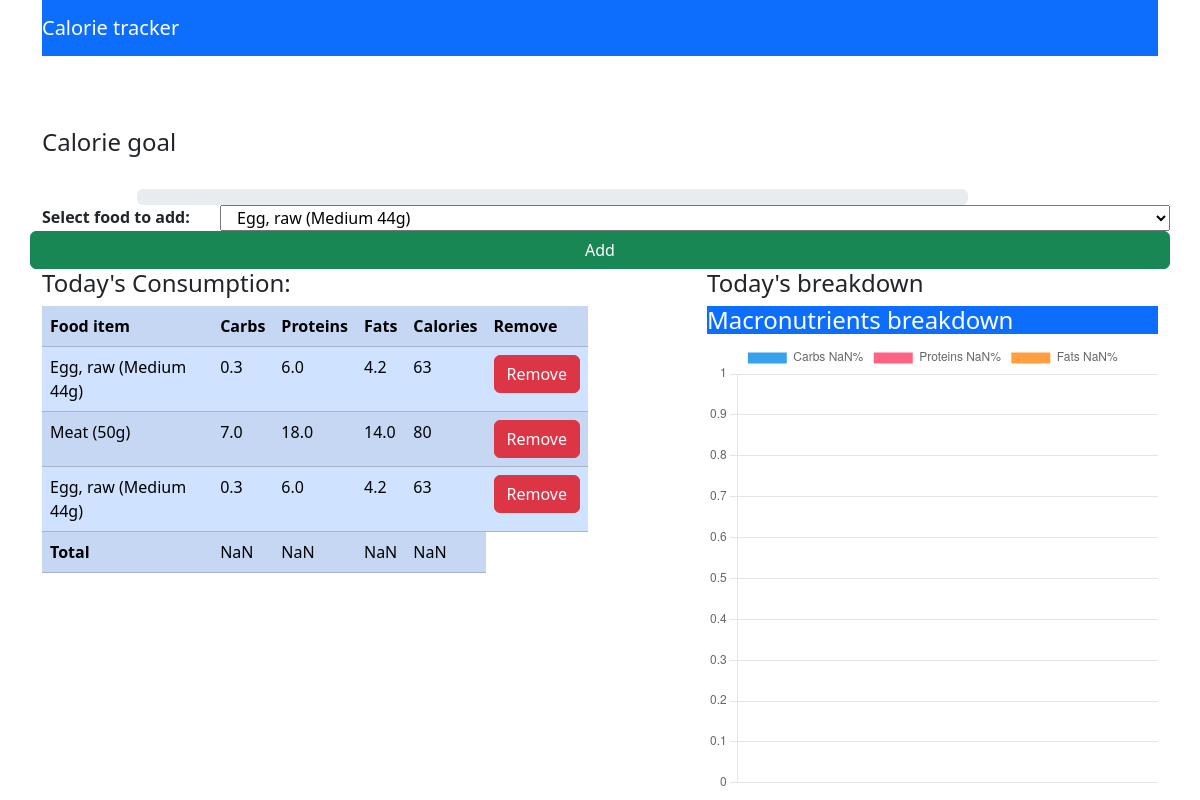
The app's page / (signed in), older data.
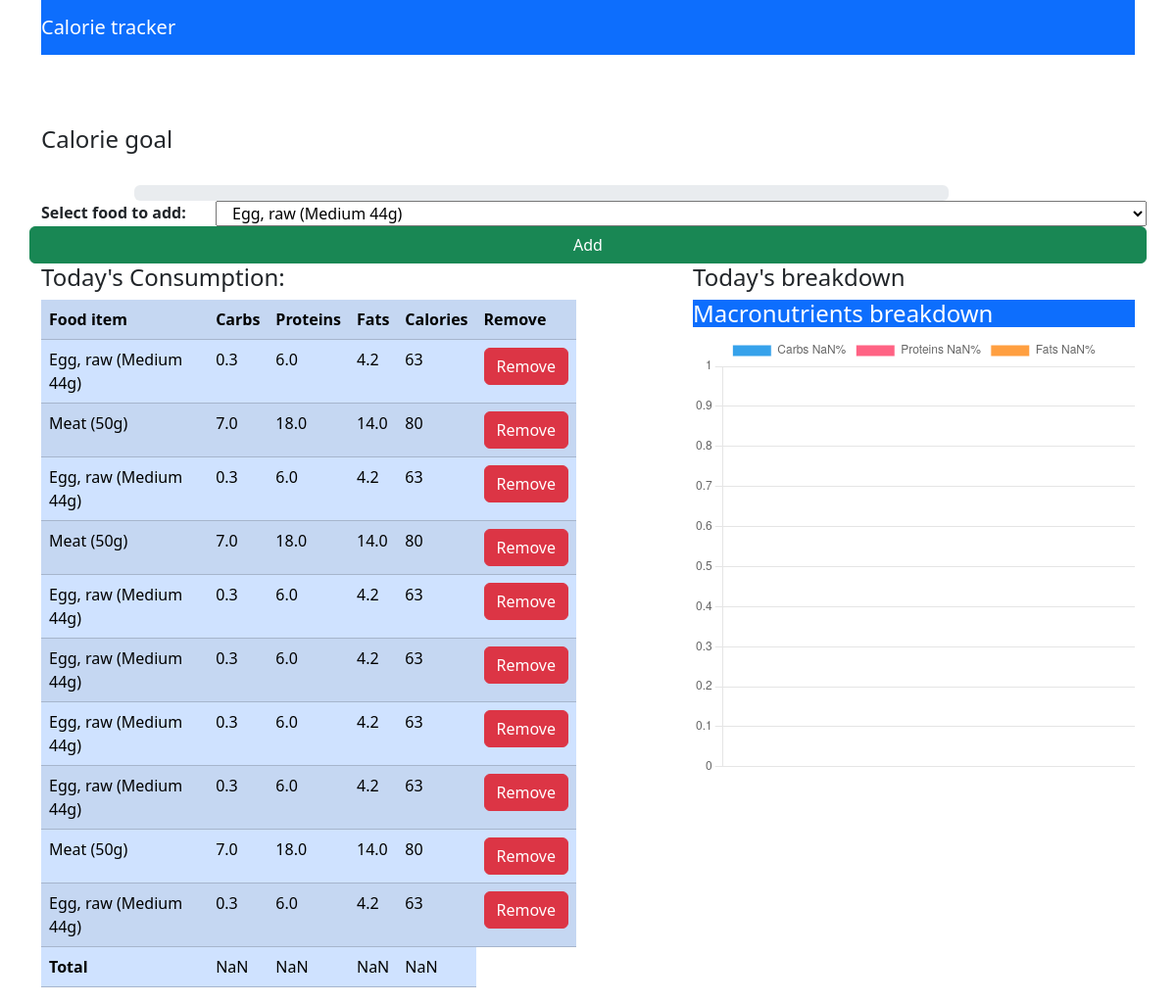
The same page, newer data.
### myapp/models.py (models this page shows, shortened)
class Consume(models.Model):
    user = models.ForeignKey(User, on_delete=models.CASCADE)
    food_consumed = models.ForeignKey(Food, on_delete=models.CASCADE)

class Food(models.Model):
    name = models.CharField(max_length=100)
    carbs = models.FloatField()
    proteins = models.FloatField()
    fats = models.FloatField()
    calories = models.IntegerField()

### myapp/views.py (the view)
# urls.py: path('', views.index, name='index'),
def index(request):
    if request.method == "POST":
        food_consumed = request.POST['food_consumed']
        consume = Food.objects.get(name=food_consumed)
        user = request.user
        consume = Consume(user=user, food_consumed=consume)
        consume.save()
        foods = Food.objects.all()
    else:
        foods = Food.objects.all()
    consumed_food = Consume.objects.filter(user=request.user)
    return render(request, 'index.html', {'foods': foods, 'consumed_food': consumed_food})

### myapp/templates/index.html (shortened to what this page needs)
<!DOCTYPE html>
<html lang="en">
<head>
    <link href="https://cdn.jsdelivr.net/npm/bootstrap@5.3.2/dist/css/bootstrap.min.css" rel="stylesheet">
</head>
<body>
<div class="container">
    <div class="row">
        <div class="col-md-12">
            <nav class="navbar navbar-dark bg-primary">
                <span class="navbar-brand">Calorie tracker</span>
            </nav>
        </div>
    </div>
    <br><br><br>
    <h4>Calorie goal</h4>
    <br>
    <div class="row">
        <div class="col-md-9 offset-1">
    <div class="progress" role="progressbar" aria-label="Basic example" aria-valuenow="50" aria-valuemin="0" aria-valuemax="100">
            </div>
        </div>
    </div>
    <div class="row">
        <div class="col-md-12">
            <form method="POST">
                <div class="form-group row">
                    <label class="col-md-2">
                        <b>Select food to add:</b>
                    </label>
                    <select class="col-md-10" name="food_consumed" id="food_consumed">
                {% for food in foods %}
                  <option value="{{ food.name }}">{{ food.name }}</option>
                {% endfor %}
              </select>
    <button class="btn btn-success" type="submit">Add</button>
                    </div>
            </form>
        </div>
    </div>
    <div class="row">
        <div class="col-md-6">
            <div class="">
                <h4>Today's Consumption:</h4>
            </div>
            <table id="table" class="table table-striped table-primary">
                <tr class="bg-primary text-white">
                    <th>Food item</th>
                    <th>Carbs</th>
                    <th>Proteins</th>
                    <th>Fats</th>
                    <th>Calories</th>
                    <th>Remove</th>
                </tr>
                {% for cons in consumed_food %}
                <tr>
                    <td>{{ cons.food_consumed.name }}</td>
                    <td>{{ cons.food_consumed.carbs }}</td>
                    <td>{{ cons.food_consumed.proteins }}</td>
                    <td> {{ cons.food_consumed.fats }}</td>
                    <td> {{ cons.food_consumed.calories }}</td>
                    <td><a class="btn btn-danger" href="{% url 'delete' cons.id %}">Remove</a></td>
                </tr>
                {% endfor %}
                <tr>
                    <td id="name"><b>Total</b></td>
                    <td id="carbs_total"><b></b></td>
                    <td id="proteins_total"><b></b></td>
                    <td id="fats_total"><b></b></td>
                    <td id="calories_total"><b></b></td>
                </tr>
            </table>
        </div>
        <div class="col-md-5 offset-1">
                <div class="">
                    <h4>Today's breakdown</h4>
                </div>
            <div class="card-header text-white bg-primary">
                <h4>Macronutrients breakdown</h4>
            </div>
            <div class="col-md-12">
          <canvas id="myChart"></canvas>
            </div>
        </div>
    </div>
</div>
</body>
<script>
    var table = document.getElementById('table');
    var carbs = 0;
    var proteins = 0;
    var fats = 0;
    var calories = 0;
    for(var i=1; i<table.rows.length-1; i++){
        console.log(table.rows[i].cells[1].innerHTML);
        carbs += parseFloat(table.rows[i].cells[1].innerHTML);
        carbs = Math.round(carbs);
        proteins += parseFloat(table.rows[i].cells[2].innerHTML);
        proteins = Math.round(proteins);
        fats += parseFloat(table.rows[i].cells[3].innerHTML);
        fats = Math.round(fats);
        calories += parseFloat(table.rows[i].cells[4].innerHTML);
        calories = Math.round(calories);
    }
    console.log(carbs);
    document.getElementById("carbs_total").innerHTML = carbs;
    document.getElementById("proteins_total").innerHTML = proteins;
    document.getElementById("fats_total").innerHTML = fats;
    document.getElementById("calories_total").innerHTML = calories;
    var calPer = (calories/2000) * 100;
    document.getElementsByClassName("progress-bar")[0].setAttribute("style", "width:" + calPer+"%");
    var total = carbs + proteins + fats;
    var carbsP = Math.round((carbs/total) * 100);
    var proteinsP = Math.round((proteins/total) * 100);
    var fatsP = Math.round((fats/total) * 100);
    // starting the chart
    const ctx = document.getElementById('myChart');
      new Chart(ctx, {
        type: 'doughnut',
        data: {
          labels: ['Carbs '+carbsP+'%', 'Proteins '+carbsP+'%', 'Fats '+carbsP+'%'],
          datasets: [{
            label: '% of',
            data: [carbsP, proteinsP, fatsP],
            borderWidth: 1
          }]
        },
        options: {
          scales: {
            y: {
              beginAtZero: true
            }
          }
        }
      });
</script>
</html>

Row changes from the older to the newer data that the page shows:
added Consume: food_consumed.name "Meat (50g)", food_consumed.carbs "7.0", food_consumed.proteins "18.0", food_consumed.fats "14.0", food_consumed.calories "80"
added Consume: food_consumed.name "Egg, raw (Medium 44g)", food_consumed.carbs "0.3", food_consumed.proteins "6.0", food_consumed.fats "4.2", food_consumed.calories "63"
added Consume: food_consumed.name "Egg, raw (Medium 44g)", food_consumed.carbs "0.3", food_consumed.proteins "6.0", food_consumed.fats "4.2", food_consumed.calories "63"
added Consume: food_consumed.name "Egg, raw (Medium 44g)", food_consumed.carbs "0.3", food_consumed.proteins "6.0", food_consumed.fats "4.2", food_consumed.calories "63"
added Consume: food_consumed.name "Egg, raw (Medium 44g)", food_consumed.carbs "0.3", food_consumed.proteins "6.0", food_consumed.fats "4.2", food_consumed.calories "63"
added Consume: food_consumed.name "Meat (50g)", food_consumed.carbs "7.0", food_consumed.proteins "18.0", food_consumed.fats "14.0", food_consumed.calories "80"
added Consume: food_consumed.name "Egg, raw (Medium 44g)", food_consumed.carbs "0.3", food_consumed.proteins "6.0", food_consumed.fats "4.2", food_consumed.calories "63"
